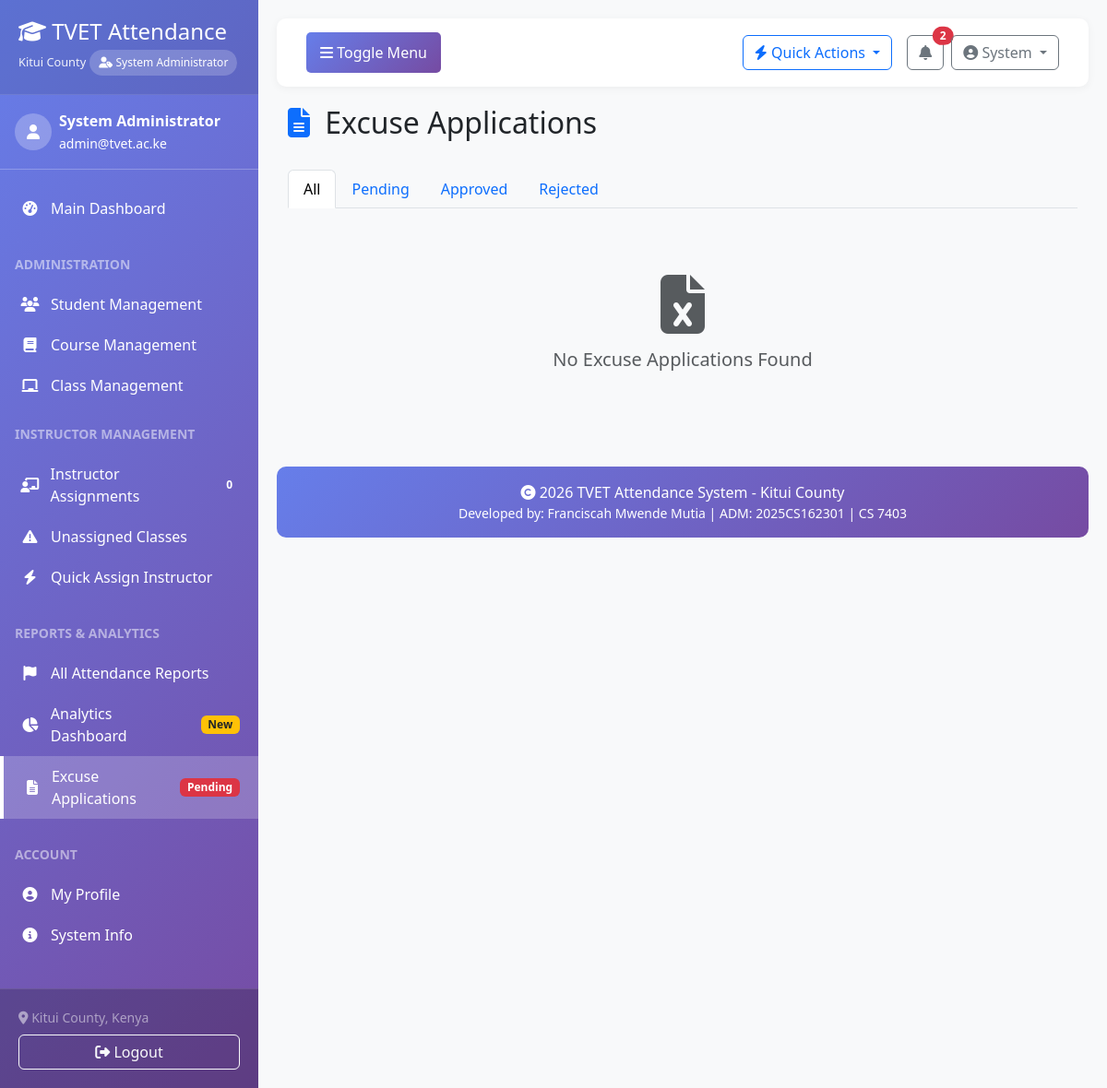
The app's page /attendance/excuse/list/ (signed in), older data.
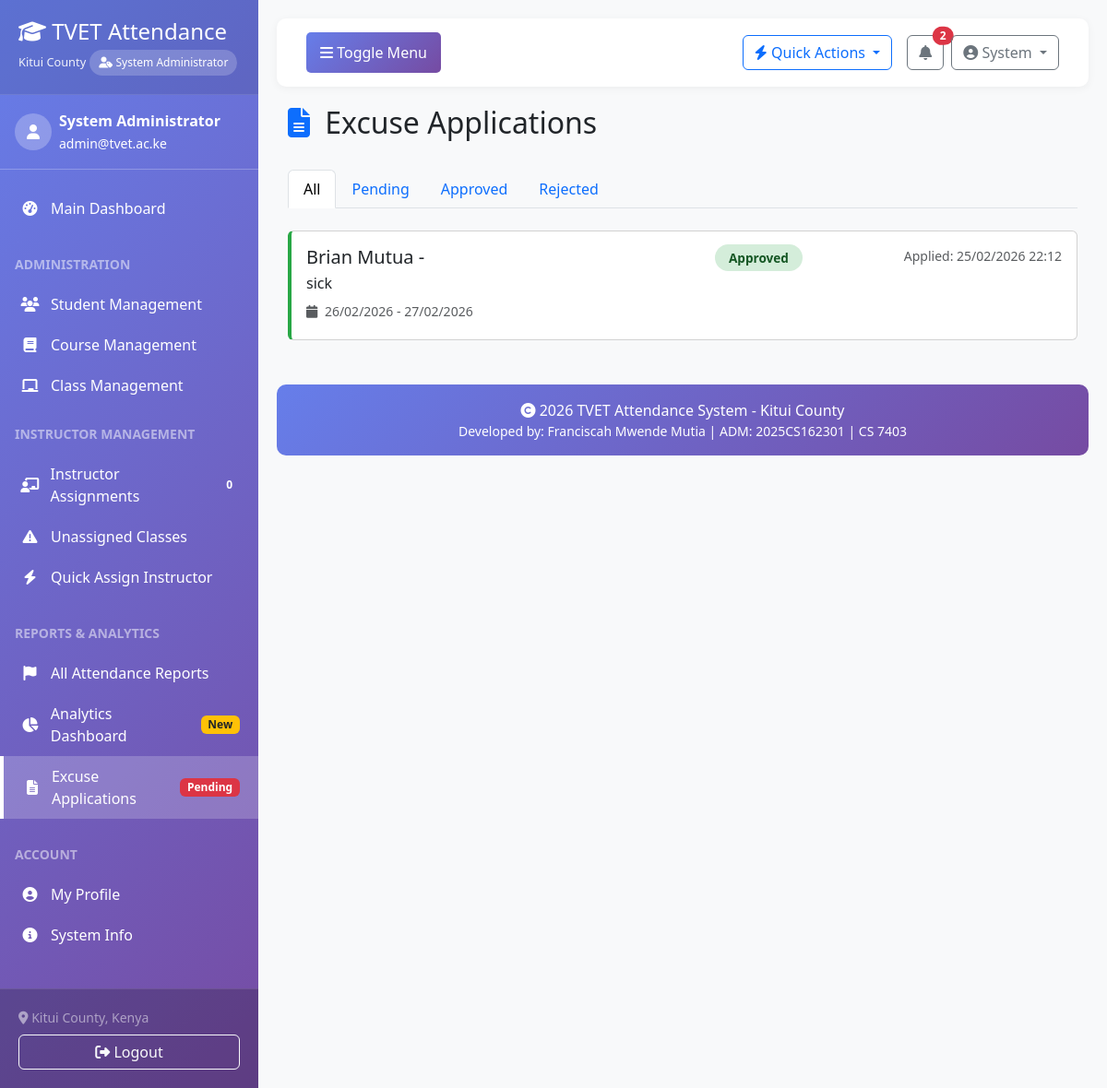
The same page, newer data.
### attendance/models.py (models this page shows, shortened)
class ExcuseApplication(models.Model):
    STATUS_CHOICES = (
        ('pending', 'Pending Review'),
        ('approved', 'Approved'),
        ('rejected', 'Rejected'),
        ('cancelled', 'Cancelled'),
    )
    student = models.ForeignKey('students.Student', on_delete=models.CASCADE, related_name='excuse_applications')
    class_session = models.ForeignKey('courses.Class', on_delete=models.CASCADE, related_name='excuse_applications')
    attendance_session = models.ForeignKey(AttendanceSession, on_delete=models.CASCADE,
                                          related_name='excuse_applications', null=True, blank=True)
    reason = models.TextField()
    start_date = models.DateField()
    end_date = models.DateField()
    supporting_document = models.FileField(upload_to='excuse_applications/', blank=True, null=True)
    status = models.CharField(max_length=20, choices=STATUS_CHOICES, default='pending')
    reviewed_by = models.ForeignKey(settings.AUTH_USER_MODEL, on_delete=models.SET_NULL,
                                    null=True, blank=True, related_name='reviewed_excuses')
    review_notes = models.TextField(blank=True)
    reviewed_at = models.DateTimeField(null=True, blank=True)
    applied_at = models.DateTimeField(auto_now_add=True)
    updated_at = models.DateTimeField(auto_now=True)
    class Meta:
        ordering = ['-applied_at']

### students/models.py (models this page shows, shortened)
class Student(models.Model):
    GENDER_CHOICES = (
        ('M', 'Male'),
        ('F', 'Female'),
        ('O', 'Other'),
    )
    STATUS_CHOICES = (
        ('active', 'Active'),
        ('inactive', 'Inactive'),
        ('suspended', 'Suspended'),
        ('graduated', 'Graduated'),
        ('dropped', 'Dropped Out'),
    )
    user = models.OneToOneField(settings.AUTH_USER_MODEL, on_delete=models.CASCADE)
    admission_number = models.CharField(max_length=20, unique=True)
    national_id = models.CharField(max_length=20, blank=True, null=True)
    date_of_birth = models.DateField()
    gender = models.CharField(max_length=1, choices=GENDER_CHOICES)
    address = models.TextField()
    county = models.CharField(max_length=50, default='Kitui')
    sub_county = models.CharField(max_length=50)
    ward = models.CharField(max_length=50, blank=True)
    phone_number_alternative = models.CharField(max_length=15, blank=True)
    emergency_contact_name = models.CharField(max_length=100)
    emergency_contact_phone = models.CharField(max_length=15)
    emergency_contact_relationship = models.CharField(max_length=50)
    year_of_admission = models.IntegerField(
        validators=[MinValueValidator(2000), MaxValueValidator(2100)]
    )
    current_class = models.ForeignKey('courses.Class', on_delete=models.SET_NULL,
                                      null=True, blank=True, related_name='students')
    course = models.ForeignKey('courses.Course', on_delete=models.SET_NULL,
                               null=True, blank=True)
    status = models.CharField(max_length=20, choices=STATUS_CHOICES, default='active')
    is_boarding = models.BooleanField(default=False)
    has_special_needs = models.BooleanField(default=False)
    special_needs_description = models.TextField(blank=True)
    parent_name = models.CharField(max_length=100, blank=True)
    parent_phone = models.CharField(max_length=15, blank=True)
    parent_email = models.EmailField(blank=True)
    parent_occupation = models.CharField(max_length=100, blank=True)
    profile_picture = models.ImageField(upload_to='student_profiles/', blank=True, null=True)
    id_copy = models.FileField(upload_to='student_documents/id_cards/', blank=True, null=True)
    birth_certificate = models.FileField(upload_to='student_documents/birth_certs/', blank=True, null=True)
    kcpe_certificate = models.FileField(upload_to='student_documents/kcpe/', blank=True, null=True)
    created_at = models.DateTimeField(auto_now_add=True)
    updated_at = models.DateTimeField(auto_now=True)
    last_attendance_date = models.DateField(null=True, blank=True)
    class Meta:
        ordering = ['admission_number']
        verbose_name = 'Student'
        verbose_name_plural = 'Students'

### accounts/models.py (models this page shows, shortened)
class User(AbstractUser):
    USER_TYPE_CHOICES = (
        ('admin', 'System Administrator'),
        ('instructor', 'Instructor/Lecturer'),
        ('student', 'Student'),
        ('registrar', 'Registrar'),
        ('hod', 'Head of Department'),
    )
    ACCOUNT_STATUS_CHOICES = (
        ('pending', 'Pending Approval'),
        ('approved', 'Approved'),
        ('rejected', 'Rejected'),
        ('suspended', 'Suspended'),
    )
    user_type = models.CharField(max_length=20, choices=USER_TYPE_CHOICES, default='student')
    phone_number = models.CharField(max_length=15, blank=True, null=True)
    profile_picture = models.ImageField(upload_to='profile_pics/', blank=True, null=True)
    department = models.CharField(max_length=100, blank=True, null=True)
    account_status = models.CharField(max_length=20, choices=ACCOUNT_STATUS_CHOICES, default='pending')
    approved_by = models.ForeignKey('self', on_delete=models.SET_NULL, null=True, blank=True, related_name='approved_users')
    approved_at = models.DateTimeField(null=True, blank=True)
    rejection_reason = models.TextField(blank=True, null=True)
    created_at = models.DateTimeField(auto_now_add=True)
    updated_at = models.DateTimeField(auto_now=True)
    def approve(self, admin_user):
        """Approve this user account"""
        self.account_status = 'approved'
        self.approved_by = admin_user
        self.approved_at = timezone.now()
        self.is_active = True
        self.save()
    class Meta:
        verbose_name = 'User'
        verbose_name_plural = 'Users'
        permissions = [
            ('approve_users', 'Can approve user accounts'),
            ('manage_users', 'Can manage all users'),
        ]

### attendance/views.py (the view)
# urls.py: path('excuse/list/', views.excuse_list, name='excuse_list'),
@login_required
def excuse_list(request):
    if request.user.user_type == 'student':
        try:
            student = request.user.student
            excuses = ExcuseApplication.objects.filter(student=student).order_by('-applied_at')
        except Student.DoesNotExist:
            messages.error(request, "Student profile not found.")
            return redirect('dashboard')
    else:
        excuses = ExcuseApplication.objects.all().order_by('-applied_at')
    context = {'excuses': excuses}
    return render(request, 'attendance/excuse_list.html', context)

### templates/attendance/excuse_list.html (shortened to what this page needs)
{% extends 'base.html' %}
{% block content %}
<div class="container-fluid">
    <div class="d-flex justify-content-between align-items-center mb-4">
        <h2>
            <i class="fas fa-file-alt me-2 text-primary"></i>
            Excuse Applications
        </h2>
    </div>
    <ul class="nav nav-tabs mb-4">
        <li class="nav-item">
            <a class="nav-link {% if not request.GET.status %}active{% endif %}" href="?">All</a>
        </li>
        <li class="nav-item">
            <a class="nav-link {% if request.GET.status == 'pending' %}active{% endif %}" href="?status=pending">Pending</a>
        </li>
        <li class="nav-item">
            <a class="nav-link {% if request.GET.status == 'approved' %}active{% endif %}" href="?status=approved">Approved</a>
        </li>
        <li class="nav-item">
            <a class="nav-link {% if request.GET.status == 'rejected' %}active{% endif %}" href="?status=rejected">Rejected</a>
        </li>
    </ul>
    {% if excuses %}
        {% for excuse in excuses %}
        <div class="card excuse-card {{ excuse.status }}">
            <div class="card-body">
                <div class="row">
                    <div class="col-md-8">
                        <div class="d-flex justify-content-between align-items-start">
                            <div>
                                <h5 class="mb-1">
                                    {% if user.user_type != 'student' %}
                                    {{ excuse.student.user.get_full_name }} -
                                    {% endif %}
                                </h5>
                                <p class="mb-2">{{ excuse.reason|truncatechars:100 }}</p>
                                <p class="mb-1 small text-muted">
                                    <i class="fas fa-calendar me-1"></i>
                                    {{ excuse.start_date|date:"d/m/Y" }} - {{ excuse.end_date|date:"d/m/Y" }}
                                </p>
                            </div>
                            <div>
                                <span class="status-badge status-{{ excuse.status }}">
                                    {{ excuse.get_status_display }}
                                </span>
                            </div>
                        </div>
                    </div>
                    <div class="col-md-4">
                        <div class="d-flex flex-column align-items-end">
                            <p class="small text-muted mb-2">
                                Applied: {{ excuse.applied_at|date:"d/m/Y H:i" }}
                            </p>
                        </div>
                    </div>
                </div>
            </div>
        </div>
        {% endfor %}
    {% else %}
        <div class="text-center py-5">
            <i class="fas fa-file-excel fa-4x text-muted mb-3"></i>
            <h5 class="text-muted">No Excuse Applications Found</h5>
        </div>
    {% endif %}
</div>
{% endblock %}

Row changes from the older to the newer data that the page shows:
added ExcuseApplication: student.user.get_full_name "Brian Mutua", reason "sick", start_date "26/02/2026", end_date "27/02/2026", status "Approved", applied_at "25/02/2026 22:12"
Text that changed along with them:
text no longer shown: "No Excuse Applications Found"
